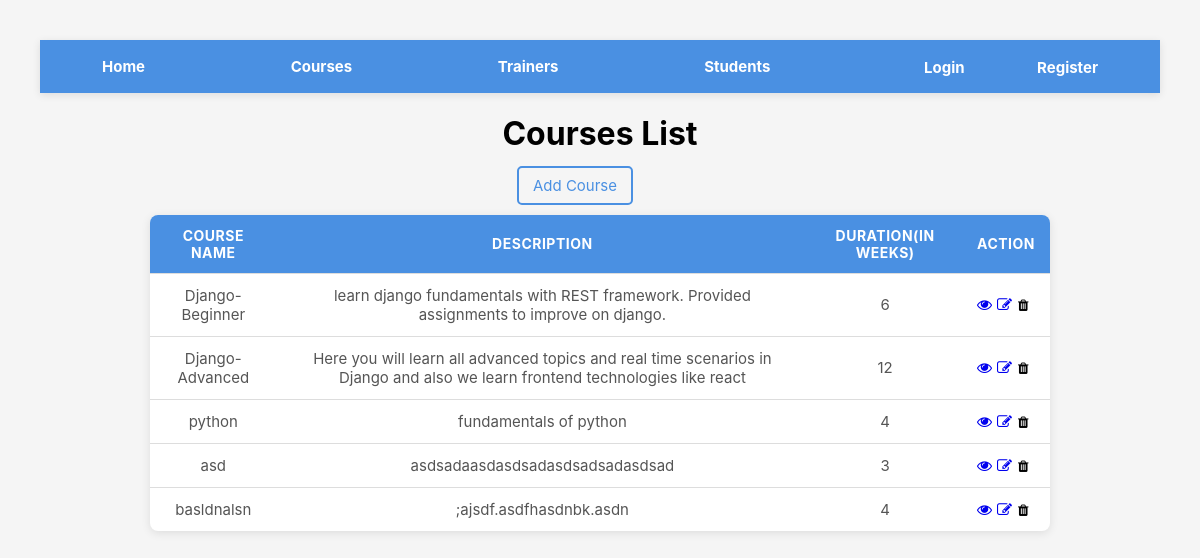
Page /academy/courses/ on the earlier database version.
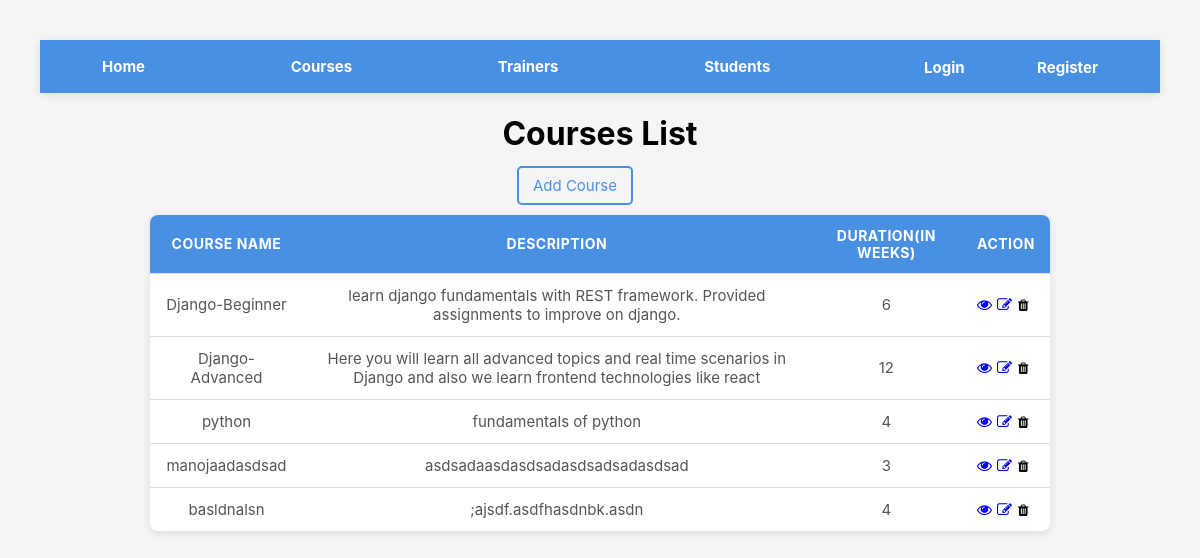
Same page on the later database version.
### academy/models.py (models this page shows, shortened)
class Course(models.Model):
    course_name = models.CharField(max_length=50)
    description = models.TextField(max_length=250)
    duration = models.PositiveIntegerField()
    course_image = models.ImageField(upload_to='images',default="images/default.jpg",blank=True)
    created_at = models.DateField(auto_now_add=True)
    updated_at = models.DateField(auto_now=True)

### academy/views.py (the view)
# urls.py: path('courses/', views.course,name='course'),
def course(request):
    courses = Course.objects.all()
    context = {
        'courses' : courses,
    }
    return render(request, 'course.html',context)

### templates/course.html (shortened to what this page needs)
{% extends 'navbar.html' %}
{% load static %}
    {% block content %}
    <h1>Courses List</h1>
    <a href="{% url 'add_course' %}" style=" margin: 10px 50px 20px 0; padding: 8px 14px;border: 2px solid #4a90e2; color: #4a90e2; text-decoration: none; border-radius: 5px; font-size: 15px;">Add Course</a>
    <br><br>
        <table>
        <thead>
            <tr>
                <th>Course Name</th>
                <th>Description</th>
                <th>Duration(in weeks)</th>
                <th>Action</th>
            </tr>
        </thead>
        <tbody>
            {% for course in courses %}
            <tr>
                <td>{{course.course_name}}</td>
                <td>{{course.description}}</td>
                <td>{{course.duration}}</td>
                <td>
                    <div style="display:flex; gap:5px; align-items:center">
                        <a href="{% url 'view_course' course.id %}"><i class="fa fa-eye"></i></a>
                        <a href="{% url 'edit_course' course.id %}"><i class="fa fa-edit"></i></a>
                        <form action="{% url 'delete_course' course.id %}" method="POST">
                            <button type="submit" style="border:none; background:none; cursor:pointer; margin-left: -5px;">
                                <i class="fa fa-trash"></i>
                            </button>
                        </form>
                    </div>
                </td>
            </tr>
        {% endfor %}
        </tbody>
    </table>
    {% endblock %}

Differences in the rows shown:
changed Course "asdsadaasdasdsadasdsadsadasdsad": course_name "asd" → "manojaadasdsad"
